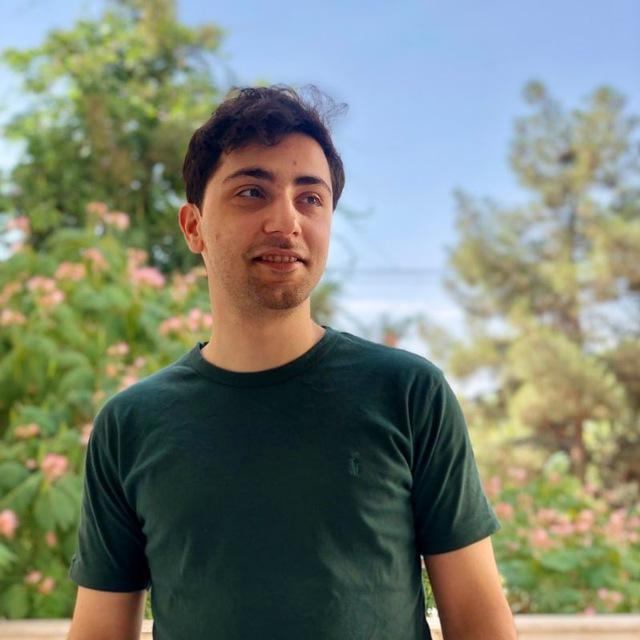
#> input picture PyLearnIPMathOperation/input/mamad2.jpg, 640 x 640 px, found by its file name
$ python sketch.py
#> lines starting #> are read from the running program, lines starting #| are printed output that depends on the picture
import cv2

image_mamad = cv2.imread('input\mamad2.jpg', 0)
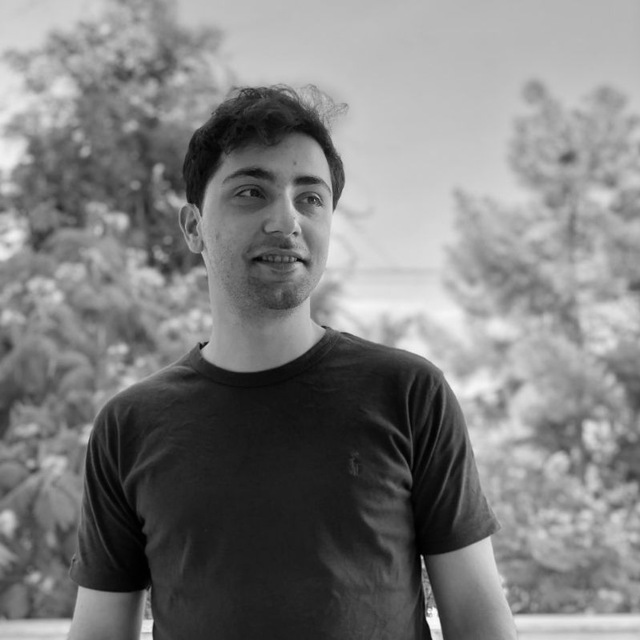
#> image_mamad: shape (640, 640); min 0, max 255, mean 126.1

image_mamad_inverted = 255 - image_mamad
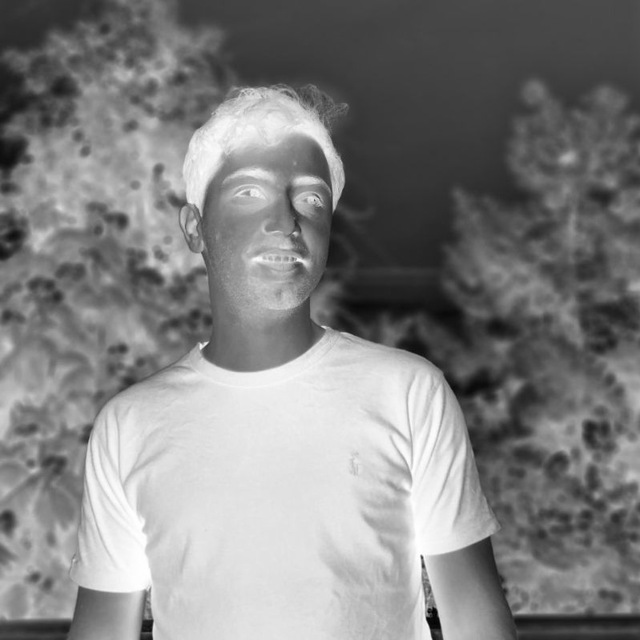
#> image_mamad_inverted: shape (640, 640); min 0, max 255, mean 128.9
blurred = cv2.GaussianBlur(image_mamad_inverted, (21, 21), 0)
inverted_blurred = 255 - blurred

sketch = image_mamad / inverted_blurred
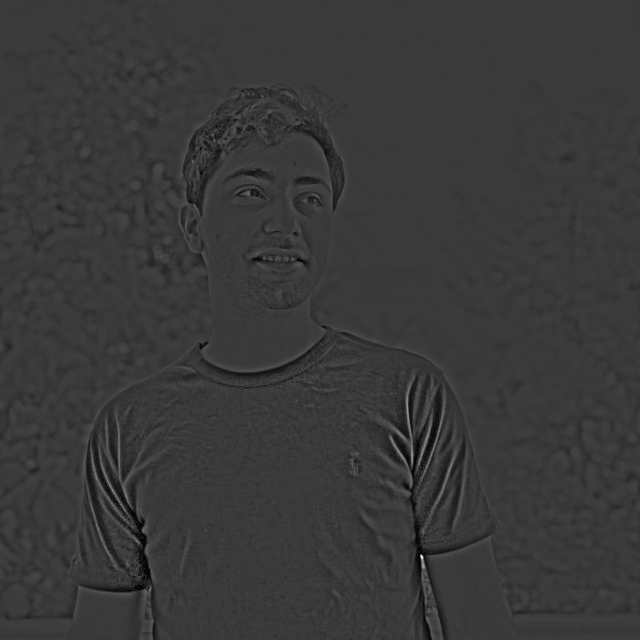
#> sketch: shape (640, 640) float64; min 0, max 4.39, mean 0.991; drawn with min black and max white
sketch = sketch * 255

cv2.imwrite('output\sketch.jpg', sketch)
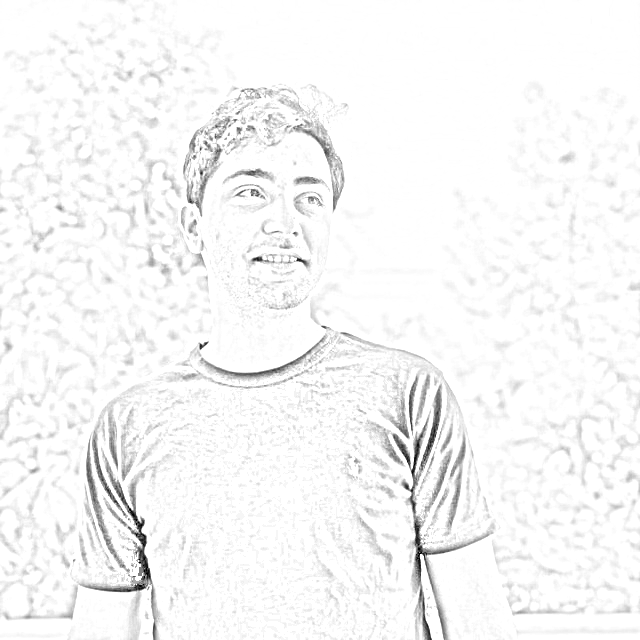
#> saved as sketch.jpg: shape (640, 640); min 0, max 255, mean 246.7

$ run again, with PyLearnIPMathOperation/input/mamad3.jpg copied over PyLearnIPMathOperation/input/mamad2.jpg
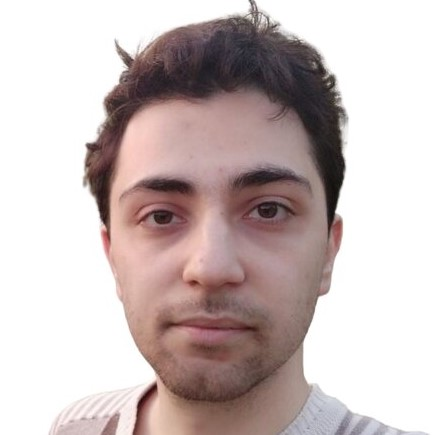
#> input picture PyLearnIPMathOperation/input/mamad3.jpg, 436 x 435 px, found by its file name
#> `sketch = image_mamad / inverted_blurred`:
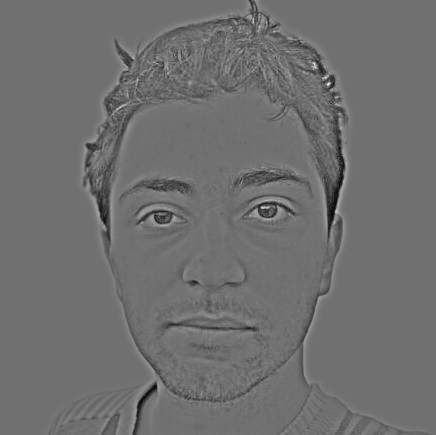
#> sketch: shape (435, 436) float64; min 0.173, max 2.05, mean 0.993; drawn with min black and max white
#> `cv2.imwrite('output\sketch.jpg', sketch)`:
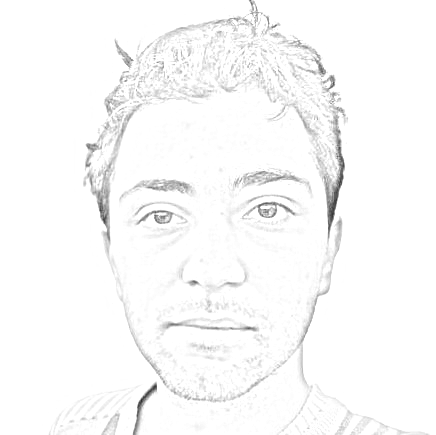
#> saved as sketch.jpg: shape (435, 436); min 44, max 255, mean 249.7

$ run again, with PyLearnIPMathOperation/input/mamad.jpg copied over PyLearnIPMathOperation/input/mamad2.jpg
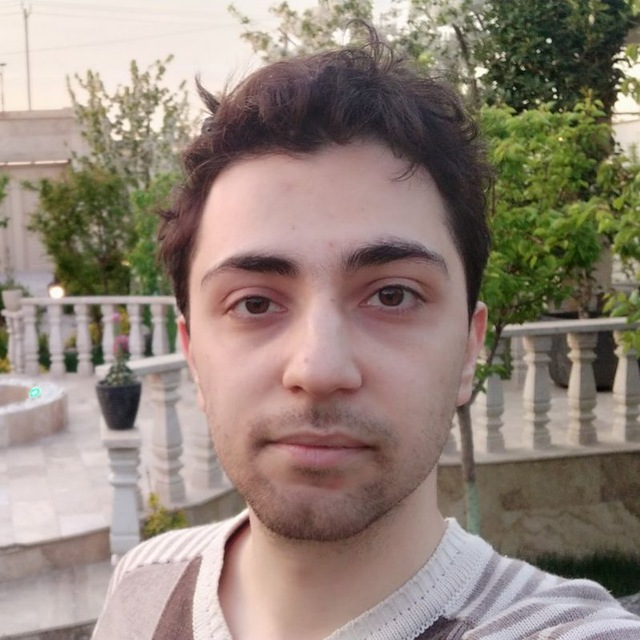
#> input picture PyLearnIPMathOperation/input/mamad.jpg, 640 x 640 px, found by its file name
#> `sketch = image_mamad / inverted_blurred`:
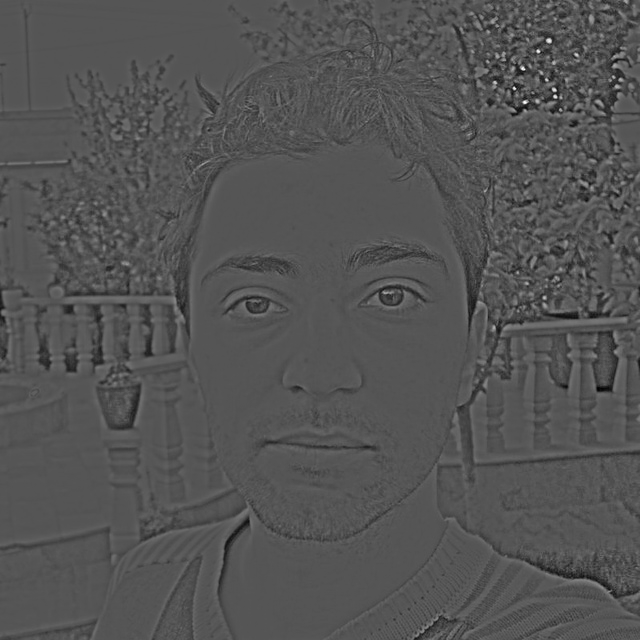
#> sketch: shape (640, 640) float64; min 0.0638, max 2.87, mean 0.991; drawn with min black and max white
#> `cv2.imwrite('output\sketch.jpg', sketch)`:
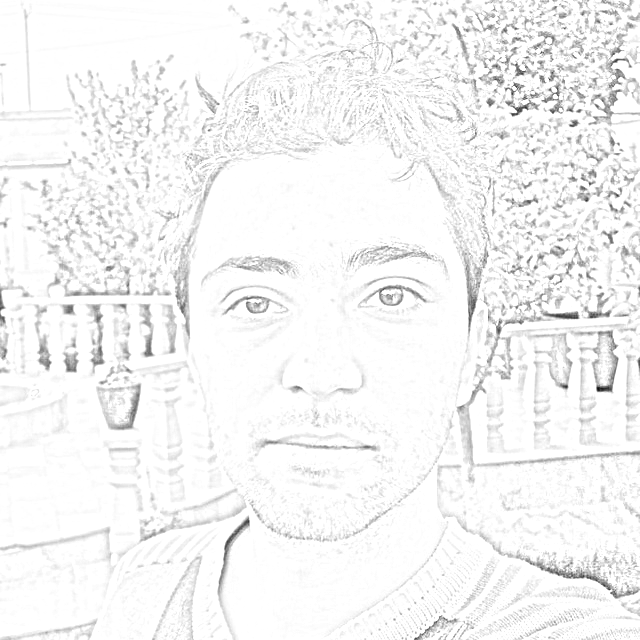
#> saved as sketch.jpg: shape (640, 640); min 16, max 255, mean 244.5
